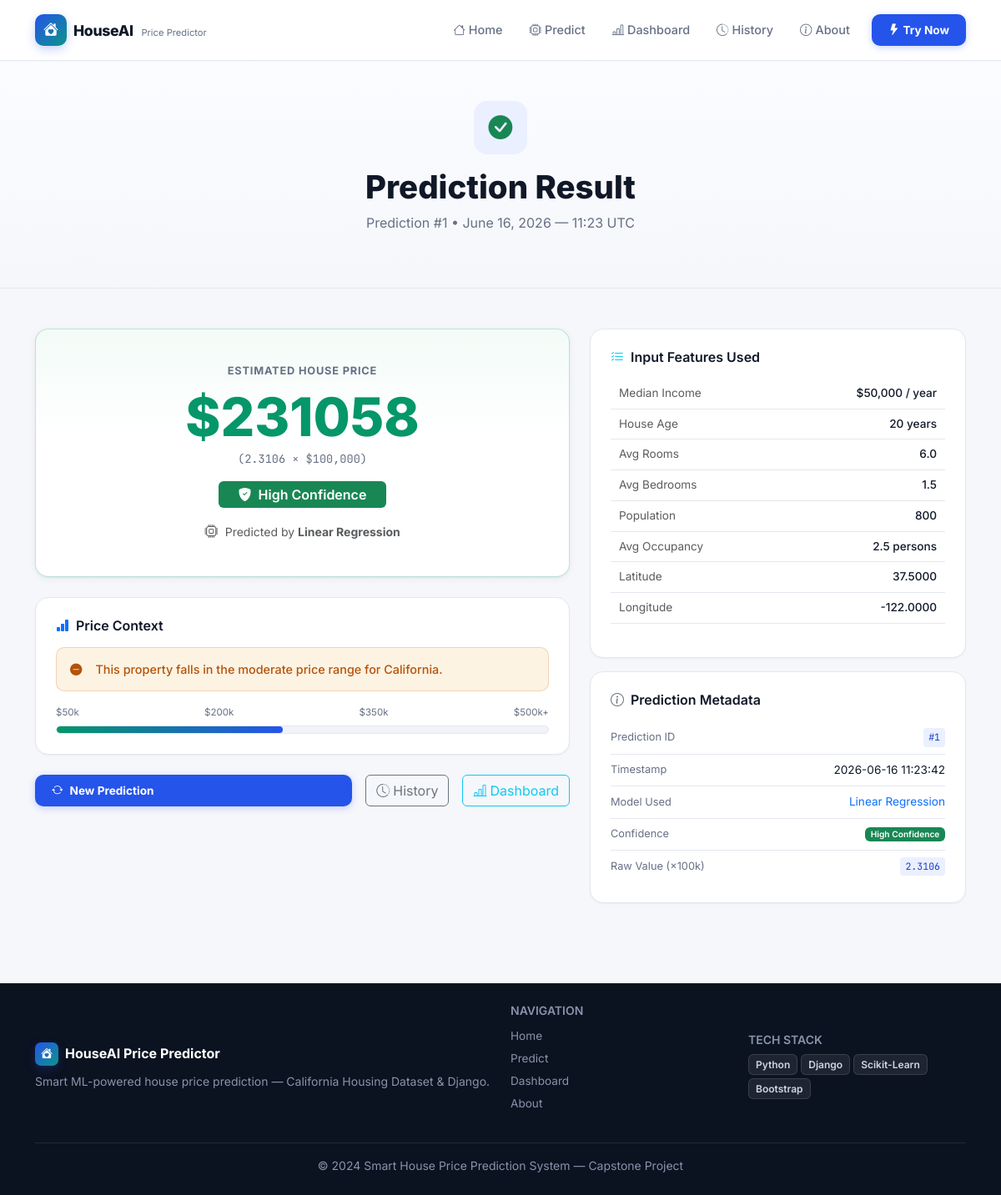
The app's page /result/1/ with its own data.
### predictor/models.py (models this page shows, shortened)
class PredictionRecord(models.Model):
    median_income       = models.FloatField()
    house_age           = models.FloatField()
    avg_rooms           = models.FloatField()
    avg_bedrooms        = models.FloatField()
    population          = models.FloatField()
    avg_occupancy       = models.FloatField()
    latitude            = models.FloatField()
    longitude           = models.FloatField()
    predicted_price     = models.FloatField()
    predicted_price_usd = models.FloatField()
    confidence_level    = models.CharField(max_length=50)
    model_used          = models.CharField(max_length=100, default='')
    created_at          = models.DateTimeField(default=timezone.now)
    ip_address          = models.GenericIPAddressField(null=True, blank=True)
    class Meta:
        ordering = ['-created_at']
        verbose_name = 'Prediction Record'
        verbose_name_plural = 'Prediction Records'
    @property
    def confidence_badge_class(self):
        m = {'High Confidence': 'success', 'Medium Confidence': 'warning',
             'Low Confidence': 'danger'}
        return m.get(self.confidence_level, 'secondary')

### predictor/views.py (the view)
# urls.py: path('result/<int:pk>/', views.result, name='result'),
def result(request, pk):
    try:
        record = PredictionRecord.objects.get(pk=pk)
    except PredictionRecord.DoesNotExist:
        return redirect('predict')
    input_data = [
        ('Median Income',  f"${record.median_income * 10000:,.0f} / year"),
        ('House Age',      f"{record.house_age:.0f} years"),
        ('Avg Rooms',      f"{record.avg_rooms:.1f}"),
        ('Avg Bedrooms',   f"{record.avg_bedrooms:.1f}"),
        ('Population',     f"{record.population:,.0f}"),
        ('Avg Occupancy',  f"{record.avg_occupancy:.1f} persons"),
        ('Latitude',       f"{record.latitude:.4f}"),
        ('Longitude',      f"{record.longitude:.4f}"),
    ]
    return render(request, 'predictor/result.html', {
        'record': record, 'input_data': input_data,
        'badge_class': record.confidence_badge_class,
    })

### templates/predictor/result.html (shortened to what this page needs)
{% extends 'predictor/base.html' %}
{% block content %}
<section class="page-hero py-5">
  <div class="container">
    <div class="page-hero-inner text-center">
      <div class="page-icon mb-3 text-success"><i class="bi bi-check-circle-fill"></i></div>
      <h1 class="page-title">Prediction Result</h1>
      <p class="page-subtitle">
        Prediction #{{ record.pk }} &bull;
        {{ record.created_at|date:"F j, Y — H:i" }} UTC
      </p>
    </div>
  </div>
</section>
<section class="py-5">
  <div class="container">
    <div class="row justify-content-center">
      <div class="col-lg-7">
        <div class="result-main-card">
          <div class="result-label">Estimated House Price</div>
          <div class="result-price">${{ record.predicted_price_usd|floatformat:0 }}</div>
          <div class="result-unit">({{ record.predicted_price|floatformat:4 }} × $100,000)</div>
          <div class="result-confidence mt-3">
            <span class="badge bg-{{ badge_class }} fs-6 px-4 py-2">
              {% if badge_class == 'success' %}
              <i class="bi bi-shield-fill-check me-1"></i>
              {% elif badge_class == 'warning' %}
              <i class="bi bi-shield-fill-exclamation me-1"></i>
              {% else %}
              <i class="bi bi-shield-fill-x me-1"></i>
              {% endif %}
              {{ record.confidence_level }}
            </span>
          </div>
          <div class="result-model-info mt-3">
            <i class="bi bi-cpu me-1 text-muted"></i>
            <small class="text-muted">Predicted by <strong>{{ record.model_used }}</strong></small>
          </div>
        </div>
        <div class="price-context-card mt-4">
          <h6 class="fw-600 mb-3">
            <i class="bi bi-bar-chart-fill me-2 text-primary"></i>Price Context
          </h6>
          <div class="row g-3">
            {% if record.predicted_price_usd < 150000 %}
            <div class="col-12">
              <div class="context-message context-low">
                <i class="bi bi-arrow-down-circle-fill me-2"></i>
                This property is priced below the California median — potentially a great value opportunity.
              </div>
            </div>
            {% elif record.predicted_price_usd < 350000 %}
            <div class="col-12">
              <div class="context-message context-mid">
                <i class="bi bi-dash-circle-fill me-2"></i>
                This property falls in the moderate price range for California.
              </div>
            </div>
            {% endif %}
          </div>
          <div class="price-gauge mt-3">
            <div class="gauge-labels">
              <span>$50k</span><span>$200k</span><span>$350k</span><span>$500k+</span>
            </div>
            <div class="gauge-bar">
              {% with pct=record.predicted_price_usd|default:0 %}
              <div class="gauge-fill"
                   style="width: {% widthratio record.predicted_price_usd 500000 100 %}%;
                          max-width: 100%;">
              </div>
              {% endwith %}
            </div>
          </div>
        </div>
        <div class="d-flex gap-3 mt-4">
          <a href="{% url 'predict' %}" class="btn btn-predict flex-grow-1">
            <i class="bi bi-arrow-repeat me-2"></i>New Prediction
          </a>
          <a href="{% url 'history' %}" class="btn btn-outline-secondary">
            <i class="bi bi-clock-history me-1"></i>History
          </a>
          <a href="{% url 'dashboard' %}" class="btn btn-outline-info">
            <i class="bi bi-bar-chart-line me-1"></i>Dashboard
          </a>
        </div>
      </div>
      <div class="col-lg-5 mt-4 mt-lg-0">
        <div class="input-summary-card">
          <h6 class="fw-600 mb-3">
            <i class="bi bi-list-check me-2 text-info"></i>Input Features Used
          </h6>
          <table class="table table-sm input-table">
            <tbody>
              {% for label, value in input_data %}
              <tr>
                <td class="text-muted">{{ label }}</td>
                <td class="fw-500 text-end">{{ value }}</td>
              </tr>
              {% endfor %}
            </tbody>
          </table>
        </div>
        <div class="meta-card mt-3">
          <h6 class="fw-600 mb-3">
            <i class="bi bi-info-circle me-2 text-secondary"></i>Prediction Metadata
          </h6>
          <div class="meta-row">
            <span class="meta-label">Prediction ID</span>
            <code>#{{ record.pk }}</code>
          </div>
          <div class="meta-row">
            <span class="meta-label">Timestamp</span>
            <span>{{ record.created_at|date:"Y-m-d H:i:s" }}</span>
          </div>
          <div class="meta-row">
            <span class="meta-label">Model Used</span>
            <span class="text-primary">{{ record.model_used }}</span>
          </div>
          <div class="meta-row">
            <span class="meta-label">Confidence</span>
            <span class="badge bg-{{ badge_class }}">{{ record.confidence_level }}</span>
          </div>
          <div class="meta-row">
            <span class="meta-label">Raw Value (×100k)</span>
            <code>{{ record.predicted_price }}</code>
          </div>
        </div>
      </div>
    </div>
  </div>
</section>
{% endblock %}

### static/css/main.css (style rules this page uses)
:root { --bg-page: #f6f7fb; --bg-surface: #ffffff; --bg-surface-alt: #f1f3f8; --bg-navy: #0b1220; --bg-navy-2: #0f1830; --border: #e4e7ef; --border-strong: #d6dae4; --accent: #2554eb; --accent-dark: #1a3fc4; --accent-light:#eaf0ff; --accent2: #0d9488; --accent2-light: #e6f6f4; --accent3: #059669; --danger: #dc2626; --danger-light:#fdecec; --warning: #b45309; --warning-light:#fdf3e3; --info: #2554eb; --text: #101828; --text-muted: #667085; --text-soft: #98a2b3; --radius: 10px; --radius-lg: 16px; --shadow-sm: 0 1px 2px rgba(16,24,40,.05); --shadow: 0 2px 10px rgba(16,24,40,.06), 0 1px 2px rgba(16,24,40,.05); --shadow-lg: 0 16px 40px rgba(16,24,40,.10); --font: 'Inter', sans-serif; --mono: 'JetBrains Mono', monospace; --transition: all .2s ease; }
*, *::before, *::after { box-sizing: border-box; margin: 0; padding: 0; }
html { scroll-behavior: smooth; }
body { font-family: var(--font); background: var(--bg-page); color: var(--text); line-height: 1.6; min-height: 100vh; -webkit-font-smoothing: antialiased; }
h1,h2,h3,h4,h5,h6 { font-weight: 700; color: var(--text); }
p { color: var(--text); }
a { color: var(--accent); }
.fw-500 { font-weight: 500; }
.fw-600 { font-weight: 600; }
code { font-family: var(--mono); color: var(--accent-dark); background: var(--accent-light); padding: 2px 6px; border-radius: 4px; font-size: .85em; }
.btn-predict { background: var(--accent); color: #fff !important; font-weight: 700; font-size: .85rem; padding: 9px 20px; border-radius: 10px; border: none; transition: var(--transition); text-decoration: none; display: inline-flex; align-items: center; box-shadow: 0 2px 8px rgba(37,84,235,.25); }
.page-hero { background: linear-gradient(180deg, #fbfcff, var(--bg-page)); border-bottom: 1px solid var(--border); }
.page-icon { width: 64px; height: 64px; display: flex; align-items: center; justify-content: center; margin: 0 auto; font-size: 1.8rem; color: var(--accent); background: var(--accent-light); border-radius: 16px; }
.page-title { font-size: clamp(1.6rem, 4vw, 2.4rem); font-weight: 800; color: var(--text); }
.page-subtitle { color: var(--text-muted); font-size: 1rem; }
.result-main-card { background: linear-gradient(180deg, #f3fbf7, var(--bg-surface) 45%); border: 1px solid rgba(5,150,105,.25); border-radius: var(--radius-lg); padding: 40px; text-align: center; box-shadow: var(--shadow); }
.result-label { font-size: .8rem; font-weight: 700; text-transform: uppercase; letter-spacing: .8px; color: var(--text-muted); }
.result-price { font-size: clamp(2.5rem, 6vw, 4rem); font-weight: 800; color: var(--accent3); line-height: 1.1; margin: 10px 0 4px; }
.result-unit { font-size: .85rem; color: var(--text-muted); font-family: var(--mono); }
.result-model-info { margin-top: 8px; }
.price-context-card, .input-summary-card, .meta-card { background: var(--bg-surface); border: 1px solid var(--border); border-radius: var(--radius-lg); padding: 24px; box-shadow: var(--shadow-sm); }
.context-message { padding: 14px 16px; border-radius: 10px; font-size: .9rem; font-weight: 500; display: flex; align-items: center; gap: 8px; }
.context-mid { background: var(--warning-light); color: var(--warning); border: 1px solid rgba(180,83,9,.2); }
.gauge-labels { display: flex; justify-content: space-between; font-size: .72rem; color: var(--text-muted); margin-bottom: 6px; }
.gauge-bar { background: var(--bg-surface-alt); border: 1px solid var(--border); border-radius: 999px; height: 10px; overflow: hidden; }
.gauge-fill { background: linear-gradient(90deg, var(--accent3), var(--accent)); height: 100%; border-radius: 999px; transition: width .8s ease; }
.input-table td { font-size: .85rem; color: var(--text-muted); border-color: var(--border) !important; padding: 7px 10px !important; }
.input-table td.fw-500 { color: var(--text); }
.meta-row { display: flex; justify-content: space-between; align-items: center; padding: 8px 0; border-bottom: 1px solid var(--border); font-size: .85rem; }
.meta-row:last-child { border-bottom: none; }
.meta-label { color: var(--text-muted); font-size: .8rem; }
.table { color: var(--text) !important; }
.table-dark td, .table-dark th, .table td, .table th { border-color: var(--border) !important; color: var(--text); }
.badge { font-weight: 600 !important; }

### records on screen
PredictionRecord: pk "1", created_at "June 16, 2026 — 11:23", predicted_price_usd "231058", predicted_price "2.3106", confidence_level "High Confidence", model_used "Linear Regression", created_at "2026-06-16 11:23:42"

### other values on screen
{{ label }} "Median Income" "House Age" "Avg Rooms" "Avg Bedrooms" "Population" "Avg Occupancy" "Latitude" "Longitude"
{{ value }} "$50,000 / year" "20 years" "6.0" "1.5" "800" "2.5 persons" "37.5000" "-122.0000"
